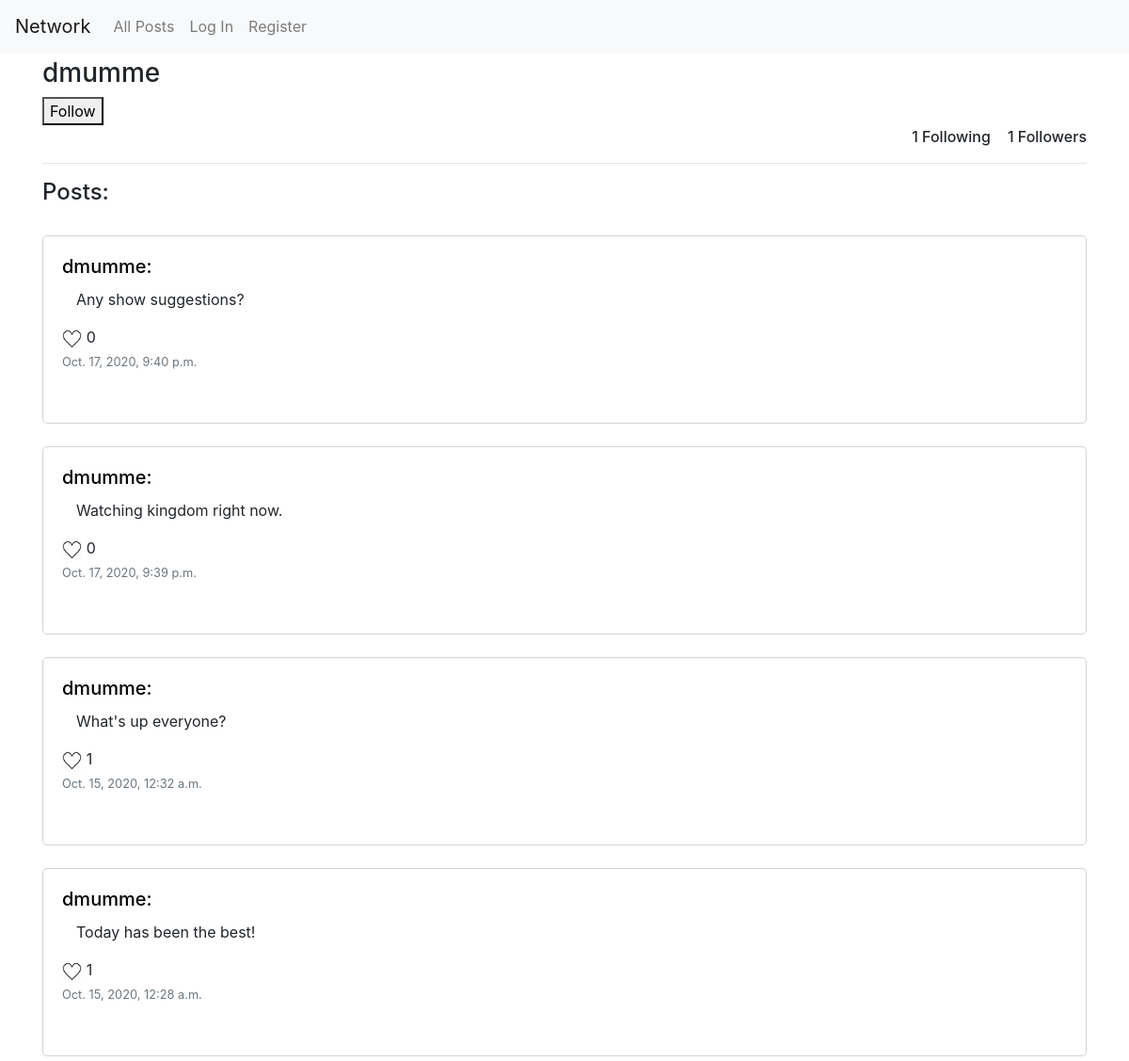
The page /profile/2 on the database its author committed.
### network/models.py (models this page shows, shortened)
class profile(models.Model):
    user = models.ForeignKey("User", on_delete=models.CASCADE, related_name="profile_user")
    following = models.ManyToManyField("User",  blank=True, related_name="following_user")
    followers = models.ManyToManyField("User",  blank=True, related_name="follower_user")

class User(AbstractUser):
    pass

class post(models.Model):
    user = models.ForeignKey("User", on_delete=models.CASCADE, related_name="post_user")
    body = models.TextField(blank=True)
    likes = models.ManyToManyField("User", blank=True, related_name="post_likes")
    date_posted = models.DateTimeField(auto_now_add = True, blank = True)

### network/views.py (the view)
# urls.py: path("profile/<int:id>", views.user_profile, name="user_profile"),
def user_profile(request, id):
    profile_user = User.objects.get(id = id)
    Profile = profile.objects.get(user = profile_user)
    objects = post.objects.filter(user = profile_user).order_by("-date_posted")
    if (len(objects) <= 10):
        page_obj = objects
    else:
        posts = Paginator(objects, 10)
        page_number = request.GET.get("page")
        page_obj = posts.get_page(page_number)
    return render(request, "network/profile.html", {
        "profile": Profile,
        "page_obj": page_obj
    })

### network/templates/network/profile.html (shortened to what this page needs)
{% extends "network/layout.html" %}
{% block body %}
    <div class="container">
        <div id="main-page">
        <h3>{{profile.user.username}}</h3>
        {% if not user in profile.followers.all and profile.user != user %}
            <form method="POST" action="{% url 'follow' %}">
                <button type="submit">Follow</button>
            </form>
        {% elif user in profile.followers.all and profile.user != user %}
            <form method="POST" action="{% url 'follow' %}">
                {% csrf_token %}
                <input type="hidden" value="{{profile.user}}" name="profile-user">
                <button type="submit">Unfollow</button>
            </form>
        {% endif %}
        <div style="float: right;">
            <h6 style="display: inline;">{{profile.following.count}} Following</h6>
            <h6 style="display: inline;">{{profile.followers.count}} Followers</h6>
        </div>
        <br>
        <hr>
        <h4>Posts:</h4>
        {% for post in page_obj %}
            <br>
            <div class="post-div">
                <div>
                    <h5 style="display: inline;"><a href="{% url 'user_profile' id=post.user.id %}" style="color: black;">{{post.user.username}}:</a></h5>
                </div>
                <div class="post-body">
                    <p class="body-text" id="post-body-{{post.id}}">{{post.body}}</p>
                    <span>
                        {% if user in post.likes.all %}
                            <img class="like-img" id="post-{{post.id}}" onclick="like_post({{post.id}})" alt="filled in heart icon">
                        {% else %}
                            <img class="like-img" id="post-{{post.id}}" onclick="like_post({{post.id}})" alt="empty heart icon">
                        {% endif %}
                        <span id="post-like-count-{{post.id}}">{{post.likes.count}}</span>
                    </span>
                </div>
                <div class="date-posted">
                    <p class="card-text"><small class="text-muted" style="text-align: right;">{{ post.date_posted }}</small></p>
                </div>
            </div>
        {% endfor %}
        </div>
    </div>
{% endblock %}

### network/static/network/styles.css (style rules this page uses)
.post-div { padding: 20px; width: 100%; height: 200px; border: 1px solid lightgray; border-radius: 5px; }
.like-img { height: auto; width: 2%; }
.body-text { margin-left: 15px; margin-top: 10px; }

### rows shown on the page
profile: user.username "dmumme", following.count "1", followers.count "1"
post: user.username "dmumme", body "Any show suggestions?", likes.count "0", date_posted "Oct. 17, 2020, 9:40 p.m."
post: user.username "dmumme", body "Watching kingdom right now.", likes.count "0", date_posted "Oct. 17, 2020, 9:39 p.m."
post: user.username "dmumme", body "What's up everyone?", likes.count "1", date_posted "Oct. 15, 2020, 12:32 a.m."
post: user.username "dmumme", body "Today has been the best!", likes.count "1", date_posted "Oct. 15, 2020, 12:28 a.m."
